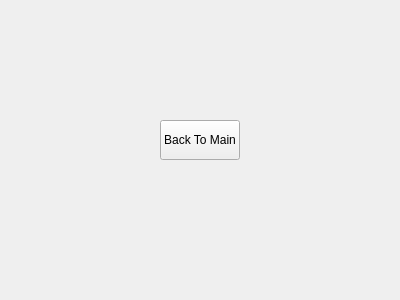
<?xml version="1.0" encoding="UTF-8"?>
<ui version="4.0">
 <class>ChildForm1</class>
 <widget class="QWidget" name="ChildForm1">
  <property name="geometry">
   <rect>
    <x>0</x>
    <y>0</y>
    <width>400</width>
    <height>300</height>
   </rect>
  </property>
  <property name="windowTitle">
   <string>ChildForm1</string>
  </property>
  <widget class="QPushButton" name="BtnToMain">
   <property name="geometry">
    <rect>
     <x>160</x>
     <y>120</y>
     <width>80</width>
     <height>40</height>
    </rect>
   </property>
   <property name="text">
    <string>Back To Main</string>
   </property>
  </widget>
 </widget>
 <layoutdefault spacing="6" margin="11"/>
 <resources/>
 <connections/>
</ui>
